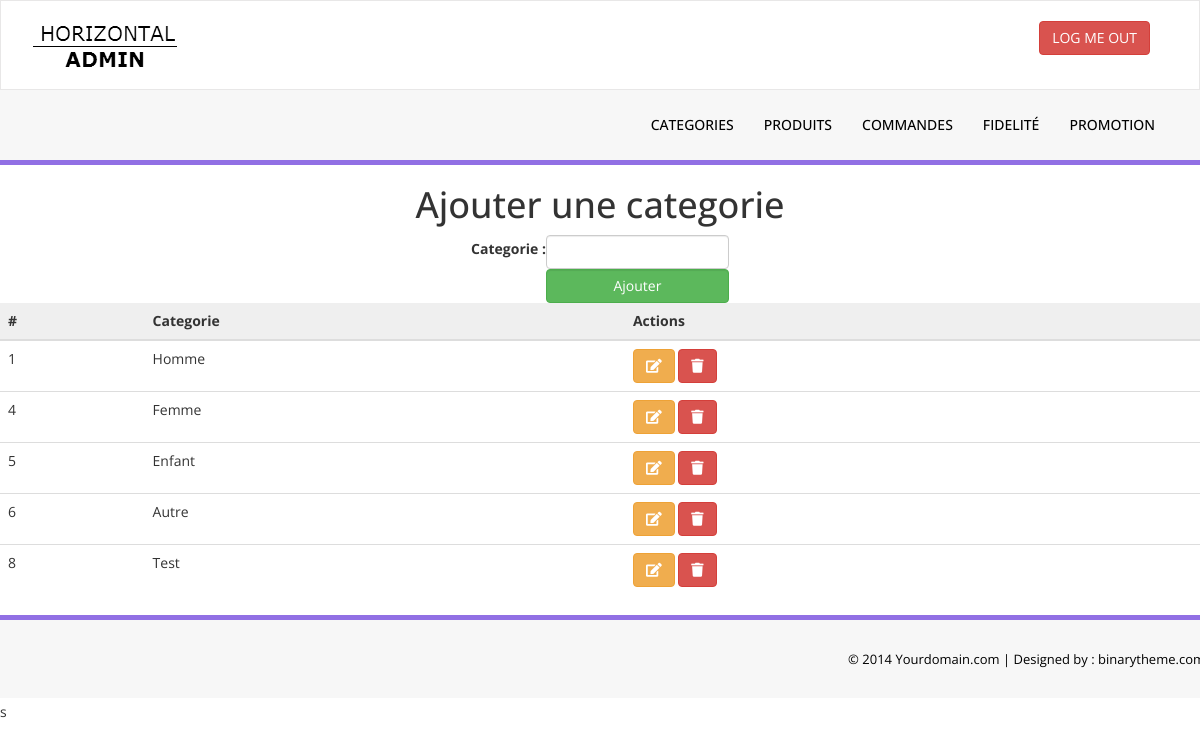
Screenshot of /Admin/Categories.php with the database file from the repository.
### tables this page shows
CREATE TABLE IF NOT EXISTS `categorie` (
  `id` int(11) NOT NULL AUTO_INCREMENT,
  `categorie` varchar(30) NOT NULL,
  PRIMARY KEY (`id`)
);

### Admin/Controller/CategorieCore.php (called while the page is built, shortened)
<?php
	class CategorieCore
	{
		function GetAllCategories()
		{
			$sql="SELECT * FROM categorie";
			$db = config::getConnexion();
			try{
			$liste=$db->query($sql);
			return $liste->fetchall(PDO::FETCH_OBJ);
			}
	        catch (Exception $e){
	            die('Erreur: '.$e->getMessage());
	        }
		}
	}
?>

### Admin/Categories.php (the view, shortened to what this page needs)
<?php require "Header.php"; ?>
<?php
include "Controller/CategorieCore.php";
$categorieC = new CategorieCore();
$liste = $categorieC->GetAllCategories();
?>
<form class="form" action="Categories.php" method="get">
	<center>
		<h1>Ajouter une categorie</h1>
		<table>
			<tr>
				<td>
					<label>Categorie :</label>
				</td>
				<td>
					<input type="text" name="categorie" class="form-control">
				</td>
			</tr>
			<tr>
				<td></td>
				<td>
					<input type="submit" name="submit" value="Ajouter" class="btn btn-success form-control">
				</td>
			</tr>
		</table>
	</center>
</form>
<table role="table" class="table table-borderless table-data3">
	<thead role="rowgroup" style="    background-color: #EFEFEF;">
		<tr>
			<th>#</th>
			<th>Categorie</th>
			<th>Actions</th>
		</tr>
	</thead>
	<tbody>
		<?php foreach ($liste as $row) { ?>
			<tr>
				<td><?=$row->id?></td>
				<td><?=$row->categorie?></td>
				<td>
					<a href="UpdateCategorie.php?id=<?=$row->id?>"><button class="btn btn-warning"><span class="fa fa-edit"></span></button></a>
					<a href="Controller/DeleteCategorie.php?id=<?=$row->id?>"><button class="btn btn-danger"><span class="fa fa-trash"></span></button></a>
				</td>
			</tr>
		<?php } ?>
	</tbody>
</table>
<?php require "Footer.php"; ?>

### rows the page displays
categorie: id "1", categorie "Homme"
categorie: id "4", categorie "Femme"
categorie: id "5", categorie "Enfant"
categorie: id "6", categorie "Autre"
categorie: id "8", categorie "Test"
